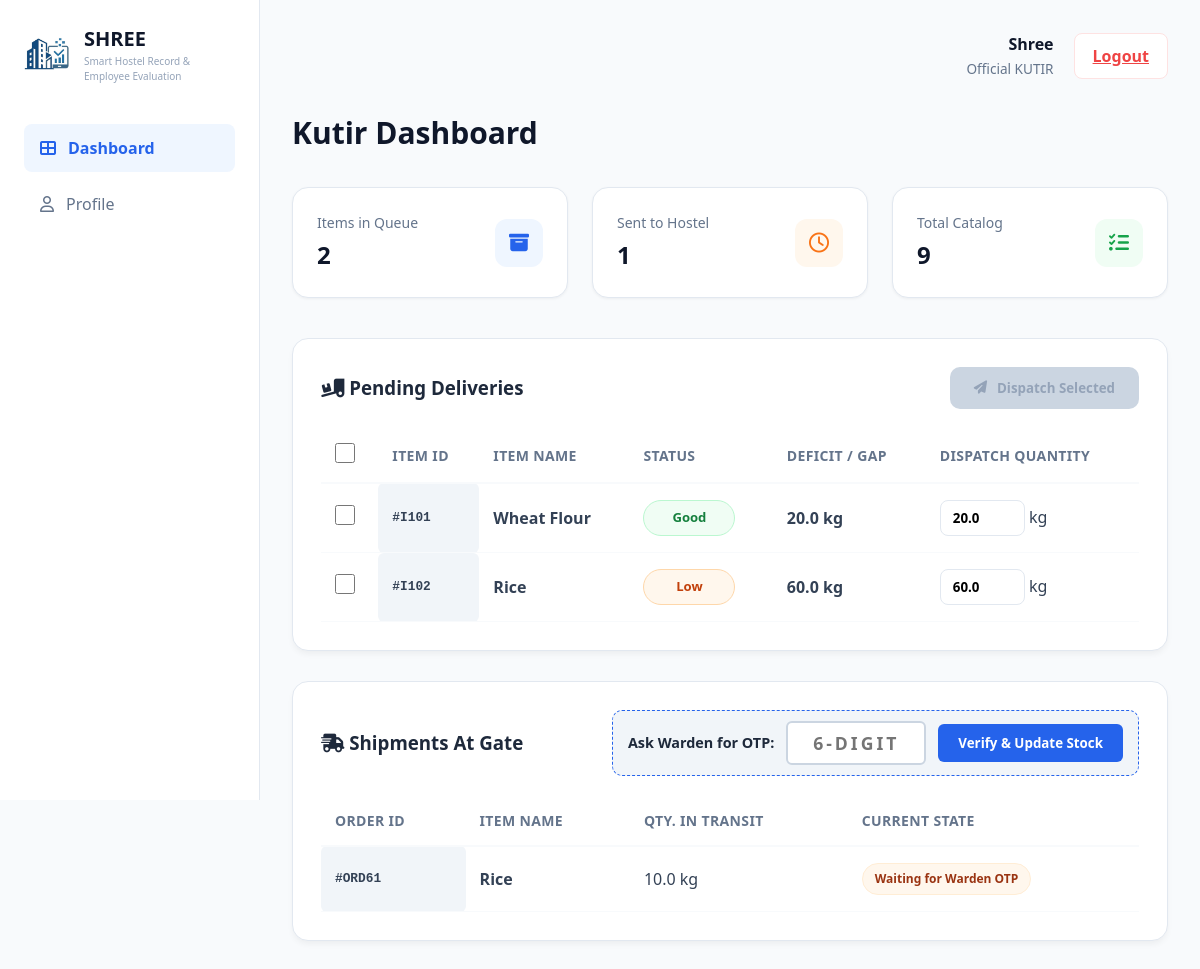
Page /accounts/dashboard/supplier/ (signed in) on the earlier database version.
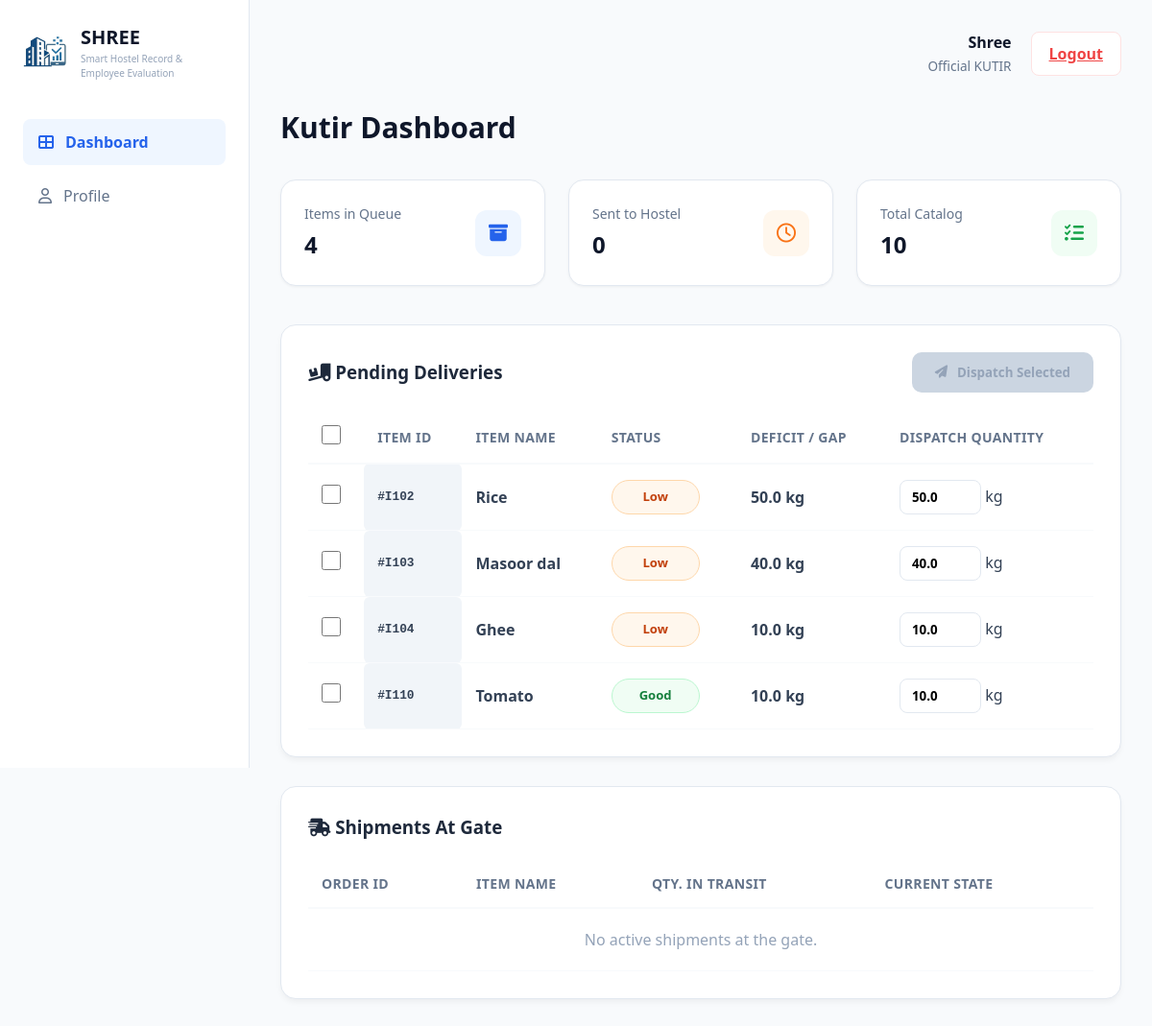
Same page on the later database version.
### accounts/models.py (models this page shows, shortened)
class Inventory(models.Model):
    item_id = models.CharField(max_length=20, unique=True)
    item_name = models.CharField(max_length=100)
    current_stock = models.FloatField(default=0.0)
    required_stock = models.FloatField(default=0.0)
    unit = models.CharField(max_length=10, default='kg')
    is_delivered = models.BooleanField(default=False)
    @property
    def get_status(self):
        if self.current_stock <= (self.required_stock * 0.2):
            return "Critical"
        elif self.current_stock <= (self.required_stock * 0.5):
            return "Low"
        else:
            return "Good"

class DeliveryOrder(models.Model):
    item = models.ForeignKey(Inventory, on_delete=models.CASCADE)
    qty_delivered = models.FloatField()
    otp = models.CharField(max_length=6)
    status = models.CharField(max_length=20, default='DISPATCHED')
    ai_remark = models.CharField(max_length=255, null=True, blank=True)
    created_at = models.DateTimeField(auto_now_add=True)

### accounts/views.py (the view)
# urls.py: path('dashboard/supplier/', views.supplier_dashboard, name='supplier_dashboard'),
@login_required
@never_cache
def supplier_dashboard(request):
    if not request.user.is_authenticated:
        return redirect('suplier_login')
    critical_items = Inventory.objects.filter(
        current_stock__lte=F('required_stock') * 0.2
    ).annotate(
        deficit=F('required_stock') - F('current_stock')
    )
    pending_items = Inventory.objects.filter(
        current_stock__lt=F('required_stock')
    ).annotate(
        deficit=F('required_stock') - F('current_stock')
    )
    active_shipments = DeliveryOrder.objects.filter(
        status='DISPATCHED'
    ).select_related('item')
    total_items_count = Inventory.objects.count()
    context = {
        'pending_items': pending_items,
        'critical_items': critical_items,
        'active_shipments': active_shipments,
        'total_items_count': total_items_count,
    }
    return render(request, 'Shree1/dashboardSupplier.html', context)

### templates/Shree1/dashboardSupplier.html (shortened to what the changed rows need)
{% load static %}
<!doctype html>
<html lang="en">
  <head>
    <link
      rel="stylesheet"
      href="{% static 'Shree1/css/dashboardSupplier.css' %}"
    />
    <link
      rel="stylesheet"
      href="https://cdnjs.cloudflare.com/ajax/libs/font-awesome/6.4.0/css/all.min.css"
    />
  </head>
  <body>
    <div class="container">
      <aside class="sidebar">
        <div class="logo-section">
          <div>
            <h2 class="logo-name">SHREE</h2>
          </div>
        </div>
      </aside>
      <main class="main-content">
        <section class="dashboard-intro">
          <h1>Kutir Dashboard</h1>
        </section>
        <div class="stats-grid">
          <div class="stat-card">
            <div class="stat-info">
              <p>Items in Queue</p>
              <h3>{{ pending_items|length }}</h3>
            </div>
          </div>
          <div class="stat-card">
            <div class="stat-info">
              <p>Sent to Hostel</p>
              <h3>{{ active_shipments.count }}</h3>
            </div>
          </div>
          <div class="stat-card">
            <div class="stat-info">
              <p>Total Catalog</p>
              <h3>{{ total_items_count }}</h3>
            </div>
          </div>
        </div>
        <div class="card-panel table-section">
          <form
            method="POST"
            action="{% url 'supplier_dispatch_item' %}"
            id="bulkDispatchForm"
          >
            <table class="order-table">
              <thead>
                <tr>
                  <th class="select-column">
                    <input
                      type="checkbox"
                      id="selectAll"
                      class="checkbox-custom"
                    />
                  </th>
                  <th>Item ID</th>
                  <th>Item Name</th>
                  <th>Status</th>
                  <th>Deficit / Gap</th>
                  <th>Dispatch Quantity</th>
                </tr>
              </thead>
              <tbody>
                {% for item in pending_items %}
                <tr>
                  <td class="select-column">
                    <input
                      type="checkbox"
                      name="selected_items"
                      value="{{ item.item_id }}"
                      class="item-checkbox checkbox-custom"
                    />
                  </td>
                  <td class="id-cell">#{{ item.item_id }}</td>
                  <td>
                    <strong>{{ item.item_name }}</strong><br />
                  </td>
                  <td>
                    <span class="supplier-status-badge {{ item.get_status|lower }}">{{ item.get_status }}</span>
                  </td>
                  <td class="qty-text red-text">
                    {{ item.deficit }} {{ item.unit }}
                  </td>
                  <td>
                    <div class="qty-input-group">
                      <input
                        type="number"
                        name="qty_{{ item.item_id }}"
                        class="qty-input"
                        value="{{ item.deficit }}"
                        min="0.1"
                        step="0.1"
                      />
                      <span class="unit-text">{{ item.unit }}</span>
                    </div>
                  </td>
                </tr>
                {% endfor %}
              </tbody>
            </table>
          </form>
        </div>
        <div class="card-panel table-section" style="margin-top: 30px">
          <div class="table-header-group">
            {% if active_shipments %}
            <form
              method="POST"
              action="{% url 'supplier_confirm_delivery' %}"
              class="batch-verify-container"
            >
              <span style="font-size: 0.9rem; color: #1e293b; font-weight: 600"
                >Ask Warden for OTP:</span
              >
              <input
                type="text"
                name="otp_code"
                class="otp-input-batch"
                placeholder="6-DIGIT"
                maxlength="6"
                required
                autocomplete="off"
              />
              <button type="submit" class="confirm-btn-batch">
                Verify & Update Stock
              </button>
            </form>
            {% endif %}
          </div>
          <table class="order-table">
            <thead>
              <tr>
                <th>Order ID</th>
                <th>Item Name</th>
                <th>Qty. in Transit</th>
                <th>Current State</th>
              </tr>
            </thead>
            <tbody>
              {% for order in active_shipments %}
              <tr>
                <td class="id-cell">#ORD{{ order.id }}</td>
                <td><strong>{{ order.item.item_name }}</strong></td>
                <td class="qty-text">
                  {{ order.qty_delivered }} {{ order.item.unit }}
                </td>
                <td>
                  <span
                    class="status-badge"
                    style="
                      background: #fff7ed;
                      color: #9a3412;
                      border: 1px solid #ffedd5;
                    "
                  >
                    Waiting for Warden OTP
                  </span>
                </td>
              </tr>
              {% empty %}
              <tr>
                <td
                  colspan="5"
                  style="text-align: center; padding: 20px; color: #94a3b8"
                >
                  No active shipments at the gate.
                </td>
              </tr>
              {% endfor %}
            </tbody>
          </table>
        </div>
      </main>
    </div>
  </body>
</html>

Differences in the rows shown:
no longer on this page (row edited): Inventory: item_id "I101", item_name "Wheat Flour", get_status "Good", deficit "20.0", unit "kg"
no longer on this page (row edited): DeliveryOrder: id "61", item.item_name "Rice", qty_delivered "10.0", item.unit "kg"
changed Inventory "Rice": deficit "60.0" → "50.0"
now on this page (row edited): Inventory: item_id "I103", item_name "Masoor dal", get_status "Low", deficit "40.0", unit "kg"
now on this page (row edited): Inventory: item_id "I104", item_name "Ghee", get_status "Low", deficit "10.0", unit "kg"
added Inventory: item_id "I110", item_name "Tomato", get_status "Good", deficit "10.0", unit "kg"
Other differences:
{{ pending_items|length }}: "2" → "4"
{{ active_shipments.count }}: "1" → "0"
{{ total_items_count }}: "9" → "10"
text no longer shown: "Ask Warden for OTP: Verify & Update Stock"
text now shown: "No active shipments at the gate."
